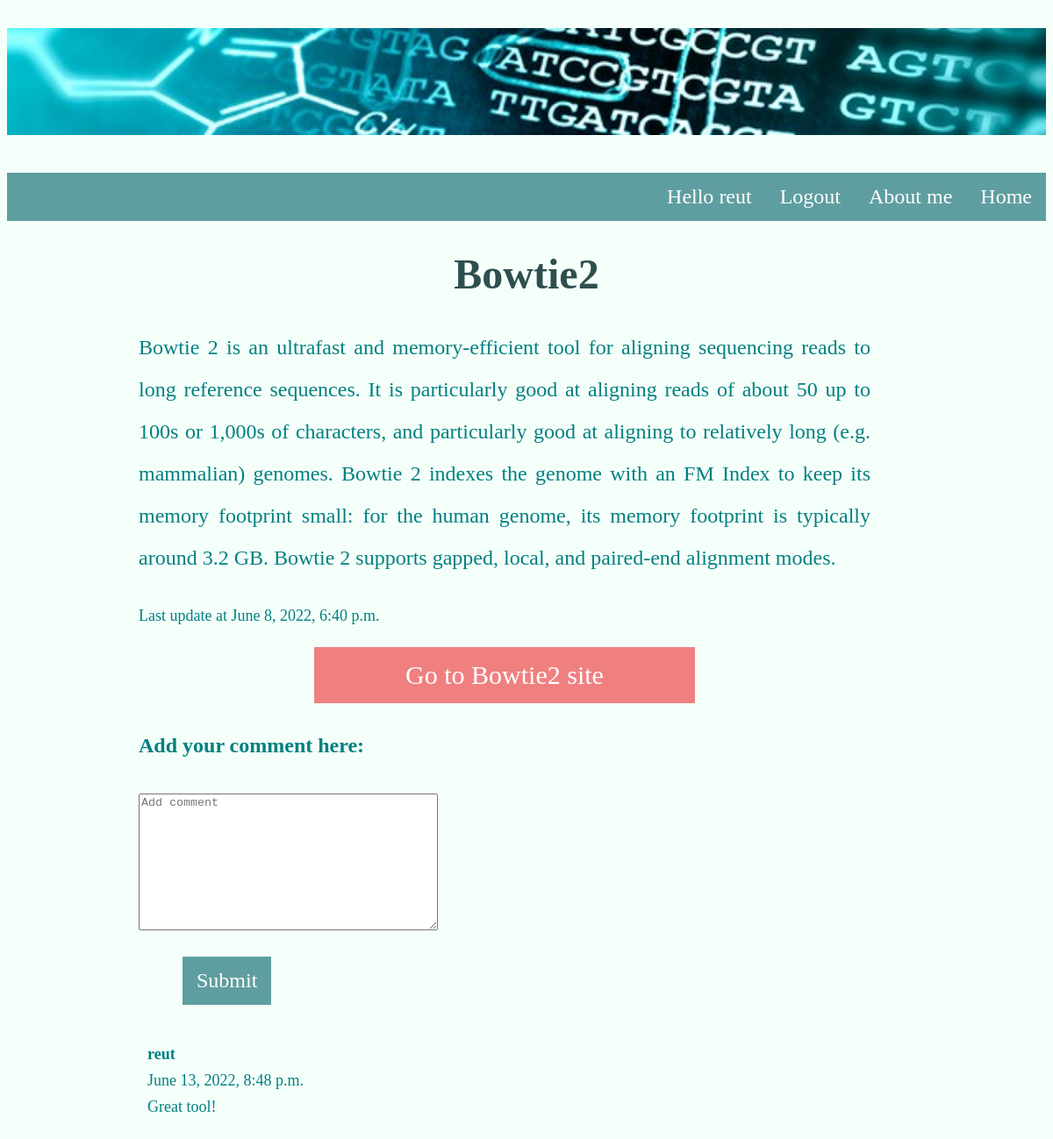
Screenshot of /articles/Bowtie/ (signed in) with the database file from the repository.
### articles/models.py (models this page shows, shortened)
class Articles(models.Model):
    title = models.CharField(max_length=100)
    slug = models.SlugField()
    body = models.TextField()
    type = models.CharField(max_length=100, default="general")
    date = models.DateTimeField(auto_now_add=True)
    link = models.URLField(max_length=500,blank=True, default="#")
    thumb = models.ImageField(default="default.png", blank=True)

class Comment(models.Model):
    article = models.ForeignKey(Articles,on_delete=models.CASCADE,related_name='comments')
    name = models.ForeignKey(User, default=None, on_delete=models.CASCADE)
    body = models.TextField()
    created_on = models.DateTimeField(auto_now_add=True)
    active = models.BooleanField(default=True)
    class Meta:
        ordering = ['created_on']

### articles/views.py (the view)
# urls.py: path('<slug:slug>/', views.articale_detail, name='detail')  # This MUST me last url
def articale_detail(request, slug):
    article = Articles.objects.get(slug=slug)
    comments = article.comments.filter(active=True)
    new_comment = None
    if request.method == 'POST':
        comment_form = CommentForm(data=request.POST)
        if comment_form.is_valid():
            new_comment = comment_form.save(commit=False)
            new_comment.article = article
            new_comment.name = request.user
            new_comment.save()
    else:
        comment_form = CommentForm()
    return render(request, "articles/article_detail.html", {'article': article,
                                           'comments': comments,
                                           'new_comment': new_comment,
                                           'comment_form': comment_form})

### articles/forms.py
class CommentForm(forms.ModelForm):
    class Meta:
        model = Comment
        fields = ('body',)

### templates/articles/article_detail.html (shortened to what this page needs)
{% extends 'base_layout.html' %}
{% load widget_tweaks %}
{% block content %}
<div class="article-detail">
    <div class="article">
        <h1>{{article.title}}</h1>
        <p>{{article.body}}</p>
        <p style="font-size: large;">Last update at {{article.date}}</p>
        <a href = "{{article.link}}"  target="_blank" >
            Go to {{article.title}} site
        </a>
    </div>
</div>
<div class="add_comment">
{% if new_comment %}
        <div class="alert alert-success" role="alert">
          <p> Thank you! Your comment was submitted</p>
        </div>
{% else %}
    {% if user.is_authenticated %}
        {% load crispy_forms_tags %}
        <p><strong>Add your comment here:</strong></p>
        <form method="post" style="margin-top: 1.3em;">
              {% render_field comment_form.body type="text" class="form-control" id="comment" placeholder="Add comment" %}
              <p style="margin-left: 50px;"><button type="submit" class="btn btn-primary btn-lg">Submit</button></p>
        </form>
    {% else %}
        <p>To add a comment please <a href="{% url 'accounts:login_form' %}">Login</a></p>
    {% endif %}
{% endif %}
</div>
{% for comment in comments %}
        <div class="comments" style="padding: 10px;">
          <p><strong>{{ comment.name }}</strong></p>
            <p>{{ comment.created_on }}</p>
            <p>{{ comment.body | linebreaks }}</p>
        </div>
        {% endfor %}
{% endblock %}

### templates/base_layout.html (shortened to what this page needs)
{% load static %}
<!DOCTYPE html>
<html lang="en">
<head>
    <link rel="stylesheet" href="{% static 'mystyle2.css' %}">
</head>
<body>
    <div class="wrapper">
        <h1><a href="{% url 'articles:articles_list' %}" >
            <img  width="100%", height="10%" src="{% static 'genetics-bioinformatics.jpg' %}">
        </a></h1>
        <nav>
            <ul>
                <li><a href="{% url 'articles:articles_list' %}">Home</a></li>
                <li><a href="{% url 'about_page' %}">About me</a></li>
            {% if user.is_authenticated %}
                <li>
                    <form class="logout-link" action="{% url 'accounts:logout' %}" method="post">
                        <button type="submit">Logout</button>
                    </form>
                </li>
                <li><a href ="#">Hello {{user}}</a></li>
                 {% else %}
                <li><a href="{% url 'accounts:login_form' %}">Login</a></li>
                <li><a href="{% url 'accounts:singup_form' %}">Signup</a></li>
            {% endif %}
            </ul>
        </nav>
        {% block content %}
        {% endblock %}
    </div>
</body>
</html>

### assets/mystyle2.css (style rules this page uses)
body { background-color: MintCream; font-size: x-large; }
h1 { color: DarkSlateGray; text-align: center; }
p { margin-right: 200px; margin-left: 150px; line-height: 200%; color:Teal; text-align:justify; }
.add_comment form { margin-right: 200px; margin-left: 150px; color:Teal; }
.add_comment button { background: CadetBlue; color: white; }
.comments p { line-height: 15px; margin: 15px 0; margin-right: 200px; margin-left: 150px; font-size: large; }
button { background: none; border: none; color: white; padding: 14px 16px; text-decoration: none; font-family: "Times New Roman", Times, serif; font-size: x-large; }
.wrapper nav ul { list-style-type: none; margin: 0; padding: 0; overflow: hidden; background-color: CadetBlue; }
.wrapper nav li { float: right; }
.wrapper nav li a { display: block; color: white; text-align: center; padding: 14px 16px; text-decoration: none; }
.article-detail a { display: block; color: white; text-align: center; padding: 15px 15px; margin: 15px; font-size: 30px; text-decoration: none; background-color: LightCoral; margin-right: 400px; margin-left: 350px; }

### rows the page displays
Articles: title "Bowtie2", body "Bowtie 2 is an ultrafast and memory-efficient tool for aligning sequencing reads to long reference sequences. It is particularly good at aligning reads of about 50 up to 100s or 1,000s of characters, and particularly good at aligning to relatively long (e.g. mammalian) genomes. Bowtie 2 indexes the genome with an FM Index to keep its memory footprint small: for the human genome, its memory footprint is typically around 3.2 GB. Bowtie 2 supports gapped, local, and paired-end alignment modes.", date "June 8, 2022, 6:40 p.m."
Comment: name "reut", created_on "June 13, 2022, 8:48 p.m.", body "Great tool!"

### other values shown
{{ user }} "reut"
